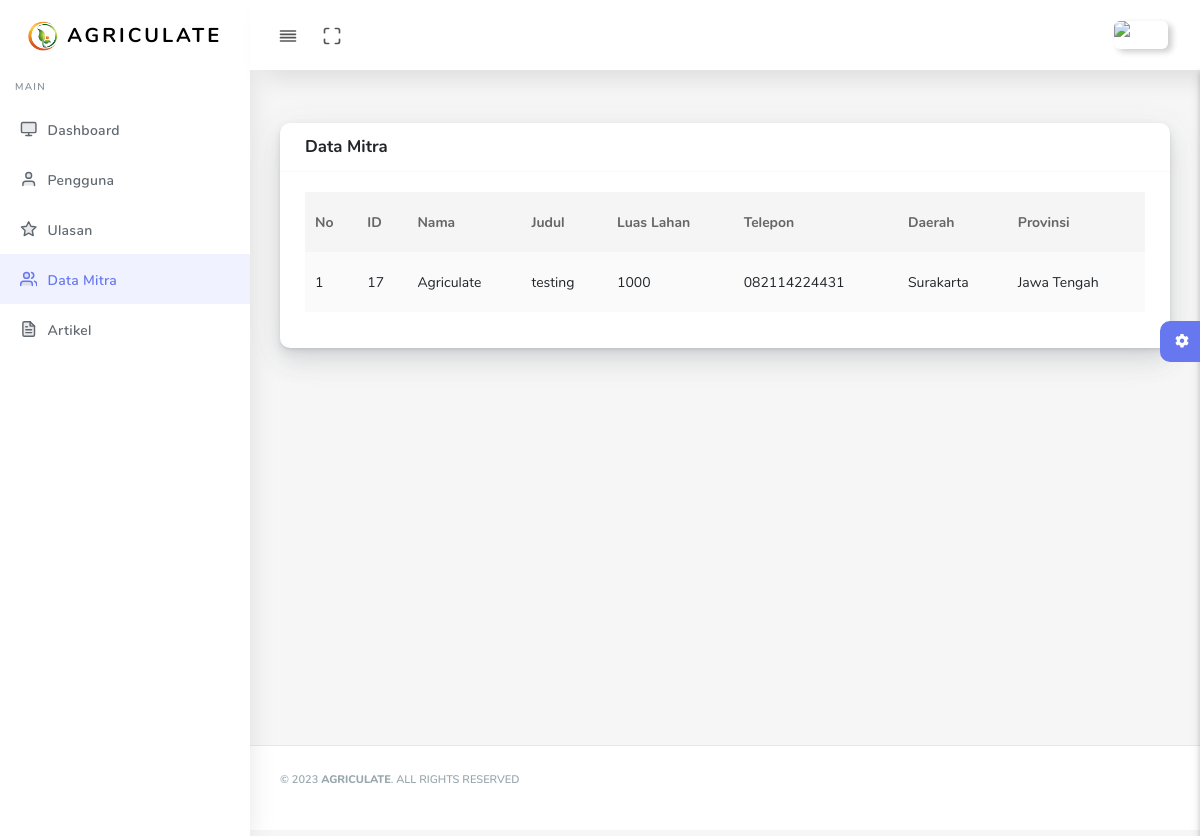
/admin/datamitra.php (signed in), run on the app's committed database.
### tables this page shows
CREATE TABLE `data_mitra` (
  `id` int(11) NOT NULL,
  `judul` varchar(255) NOT NULL,
  `luas_lahan` int(11) NOT NULL,
  `jenis_tanah` varchar(50) NOT NULL,
  `nama` varchar(255) NOT NULL,
  `nomor_telepon` varchar(15) NOT NULL,
  `kota` varchar(255) NOT NULL,
  `provinsi` varchar(255) NOT NULL,
  `created_at` timestamp NOT NULL DEFAULT current_timestamp(),
  `updated_at` timestamp NOT NULL DEFAULT current_timestamp() ON UPDATE current_timestamp(),
  `id_jenis_tanah` int(11) DEFAULT NULL,
  `hasil_ai` text DEFAULT NULL
);

### admin/datamitra.php (the view, shortened to what this page needs)
<?php
include('../config.php');
$query = "SELECT * FROM data_mitra";
$result = $conn->query($query);
?>
<!DOCTYPE html>
<html lang="en">
<head>
  <link rel="stylesheet" href="assets/css/app.min.css">
  <link rel="stylesheet" href="assets/bundles/datatables/datatables.min.css">
  <link rel="stylesheet" href="assets/bundles/datatables/DataTables-1.10.16/css/dataTables.bootstrap4.min.css">
  <link rel="stylesheet" href="assets/css/style.css">
  <link rel="stylesheet" href="assets/css/components.css">
  <link rel="stylesheet" href="assets/css/custom.css">
</head>
<body>
  <div id="app">
    <div class="main-wrapper main-wrapper-1">
      <div class="navbar-bg"></div>
      <nav class="navbar navbar-expand-lg main-navbar sticky">
        <div class="form-inline mr-auto">
          <ul class="navbar-nav mr-3">
            <li><a href="#" data-toggle="sidebar" class="nav-link nav-link-lg
									collapse-btn"> <i data-feather="align-justify"></i></a></li>
            <li><a href="#" class="nav-link nav-link-lg fullscreen-btn">
                <i data-feather="maximize"></i>
              </a></li>
          </ul>
        </div>
        <ul class="navbar-nav navbar-right">
          <li class="dropdown"><a href="#" data-toggle="dropdown"
              class="nav-link dropdown-toggle nav-link-lg nav-link-user"> <img alt="image" src="assets/img/user.png"
                class="user-img-radious-style"> <span class="d-sm-none d-lg-inline-block"></span></a>
          </li>
        </ul>
      </nav>
      <div class="main-sidebar sidebar-style-2">
        <aside id="sidebar-wrapper">
          <div class="sidebar-brand">
            <a href="index.php"> <img alt="image" src="assets/img/logo.png" class="header-logo" /> <span
                class="logo-name">Agriculate</span>
            </a>
          </div>
          <ul class="sidebar-menu">
            <li class="menu-header">Main</li>
            <li class="dropdown">
              <a href="index.php" class="nav-link"><i data-feather="monitor"></i><span>Dashboard</span></a>
            </li>
            <li class="dropdown">
            <a class="nav-link" href="user.php"><i data-feather="user"></i><span>Pengguna</span></a>
            </li>
            <li class="dropdown ">
            <a class="nav-link" href="ulasan.php"><i data-feather="star"></i><span>Ulasan</span></a>
            </li>
            <li class="dropdown active">
            <a class="nav-link" href="datamitra.php"><i data-feather="users"></i><span>Data Mitra</span></a>
            </li>
            <li class="dropdown">
            <a class="nav-link" href="artikel.php"><i data-feather="file-text"></i><span>Artikel</span></a>
            </li>
          </ul>
        </aside>
      </div>
      <div class="main-content">
        <section class="section">
          <div class="section-body">
            <div class="row">
              <div class="col-12">
                <div class="card">
                  <div class="card-header">
                    <h4>Data Mitra</h4>
                  </div>
                  <div class="card-body">
                    <div class="table-responsive">
                    <?php
                    if ($result->num_rows > 0) {
                        echo "<table class='table table-striped table-hover' id='tableExport' style='width:100%;'>
                                <thead>
                                    <tr>
                                        <th>No</th>
                                        <th>ID</th>
                                        <th>Nama</th>
                                        <th>Judul</th>
                                        <th>Luas Lahan</th>
                                        <th>Telepon</th>
                                        <th>Daerah</th>
                                        <th>Provinsi</th>
                                    </tr>
                                </thead>
                                <tbody>";
                        $no = 1;
                        while ($data_mitra = $result->fetch_assoc()) {
                            echo "<tr>
                                    <td>" . $no . "</td>
                                    <td>" . $data_mitra['id'] . "</td>
                                    <td>" . $data_mitra['nama'] . "</td>
                                    <td>" . $data_mitra['judul'] . "</td>
                                    <td>" . $data_mitra['luas_lahan'] . "</td>
                                    <td>" . $data_mitra['nomor_telepon'] . "</td>
                                    <td>" . $data_mitra['kota'] . "</td>
                                    <td>" . $data_mitra['provinsi'] . "</td>
                                  </tr>";
                            $no++;
                        }
                        echo "</tbody></table>";
                    } else {
                        echo "Tidak ada data mitra.";
                    }
                    ?>
                    </div>
                  </div>
                </div>
              </div>
            </div>
          </div>
        </section>
        <div class="settingSidebar">
          <a href="javascript:void(0)" class="settingPanelToggle"> <i class="fa fa-spin fa-cog"></i>
          </a>
        </div>
      </div>
      <footer class="main-footer">
        <div class="footer-left">
            <p>&copy; 2023 <strong><span>Agriculate</span></strong>. All Rights Reserved</p>
        </div>
      </footer>
    </div>
  </div>
</body>
</html>

### data on the page
data_mitra: id "17", nama "Agriculate", judul "testing", luas_lahan "1000", nomor_telepon "082114224431", kota "Surakarta", provinsi "Jawa Tengah"
